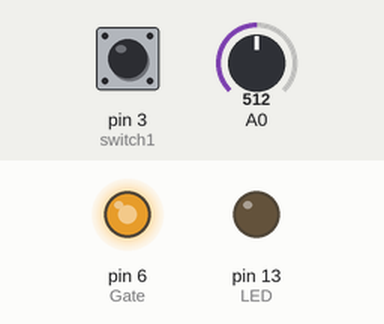
Recording of a sketch running on a simulated Arduino Uno, built with avr-gcc and run on an emulated ATmega328P. Shown: output pins drawn as LEDs (lit = HIGH). Dashed ring = blinking. The test bench sets the inputs (shaded band); at power-on: pin 3 (switch1) HIGH, A0 = 512. Random numbers use the default seed unless the sketch sets one.

Above: at 1.2 s.
1.3 s: pin 3 (switch1) pulled LOW for 1 s
At 1.45 s:
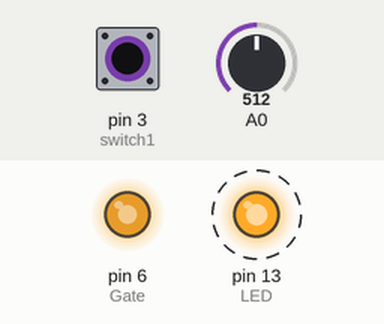
3.8 s: pin 3 (switch1) pulled LOW for 3.2 s
At 8.2 s:
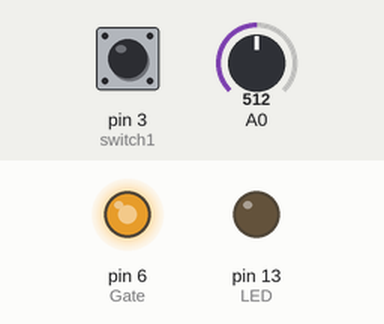
8.5 s: pin 3 (switch1) pulled LOW for 0.15 s
At 8.65 s:
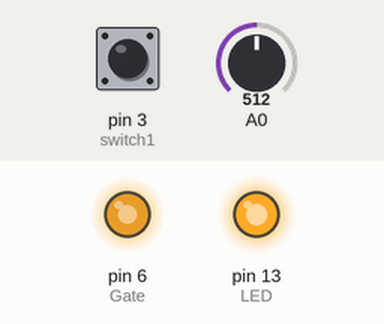
10.3 s: pin 3 (switch1) pulsed LOW 5 times (0.12 s each, 0.3 s apart)
At 13.8 s:
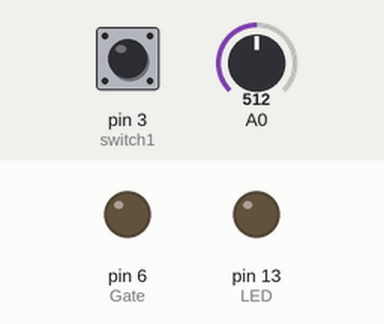
14.5 s: pin 3 (switch1) pulled LOW for 0.15 s
At 14.65 s:
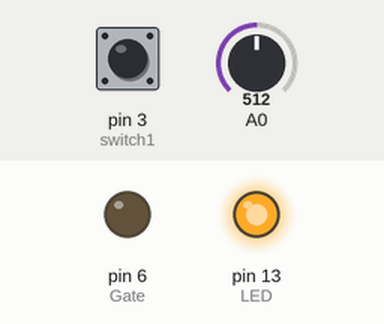
Timing chart, 0 to 17.3 s (numbered marks = the images above; inputs shaded):
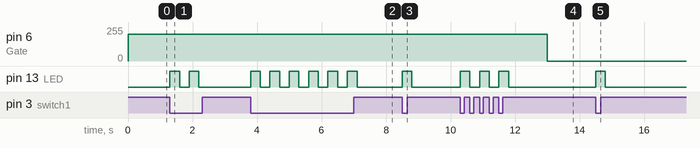

The sketch:

SK_Electro2.0v.ino
```cpp
#include <TimerOne.h>
int switch1 = 3;
int LED = 13;
int Gate = 6;
int OnTime = 10, OffTime = 5;
int ONOFF = 1;
int Fmode = 1;
int cntOn, cntOff;
int frandom = 0;
void setup()
{
  pinMode(switch1, INPUT_PULLUP);
  pinMode(LED, OUTPUT);
  pinMode(Gate, OUTPUT);
  Timer1.initialize(1000000); // 8s ga max kana  ;set a timer of length 100000 microseconds (or 0.1 sec - or 10Hz => the led will blink 5 times, 5 cycles of on-and-off, per second)
  Timer1.attachInterrupt( timerIsr ); // attach the service routine here
  analogWrite(Gate, 200);
}

void loop()
{

  /* analogWrite(6,200);analogWrite(3,200);analogWrite(11,200);delay(1000);
   analogWrite(6,0);analogWrite(3,0);analogWrite(11,0);delay(1000);*/
  if (digitalRead(switch1) == LOW) {
    digitalWrite(LED, HIGH);
    delay(300);
    digitalWrite(LED, LOW);
    delay(300);
    Fmode++;
    if (Fmode == 7) {
      Fmode = 1;
    }

    switch (Fmode) {
      case 1:
        OnTime = 10;
        OffTime = 5;
        break;

      case 2:
        OnTime = 30;
        OffTime = 5;
        break;

      case 3:
        OnTime = 10;
        OffTime = 10;
        break;


      case 4:
        OnTime = 30;
        OffTime = 10;
        frandom = 0;
        break;

      case 5:
        OnTime = 1;
        OffTime = 1;
        break;

      case 6:
        OnTime = 10;
        OffTime = 0;
        break;
    }

  } else {
    digitalWrite(LED, LOW);
  }

}

/// --------------------------
/// Custom ISR Timer Routine
/// --------------------------
void timerIsr()
{
  if (Fmode==6) {analogWrite(Gate, 200);} else {
    if (Fmode == 5) {
      if (frandom == 0) {
        randomSeed(analogRead(0));
        OffTime = random(5, 45);
        OnTime = random(5, 45);
        frandom = 1;
      }
    }
    if (ONOFF == 0) {
      if (cntOff < OffTime) {
        cntOff++;
      } else {
        cntOff = 0;
        ONOFF = 1;
        analogWrite(Gate, 200);
      }

    } else {
      if (cntOn < OnTime) {
        cntOn++;
      } else {
        cntOn = 0;
        ONOFF = 0;
        analogWrite(Gate, 0);
        frandom = 0;
      }
    }
  }
}
```

Measured:
- after the input at 1.3 s, pin 13 (LED): alternates HIGH for 0.30 s and LOW for 0.30 s, 4 changes in all, then stays LOW, starting at once
- after the input at 3.8 s, pin 13 (LED): alternates HIGH for 0.30 s and LOW for 0.30 s, 12 changes in all, then stays LOW, starting at once
- after the input at 8.5 s, pin 13 (LED): LOW → HIGH at once, → LOW 0.30 s later
- after the input at 10.3 s, pin 6 (Gate): 200/255 → 0/255 after 2.7 s; pin 13 (LED): alternates HIGH for 0.30 s and LOW for 0.30 s, 6 changes in all, then stays LOW, starting at once
- after the input at 14.5 s, pin 13 (LED): LOW → HIGH at once, → LOW 0.30 s later
